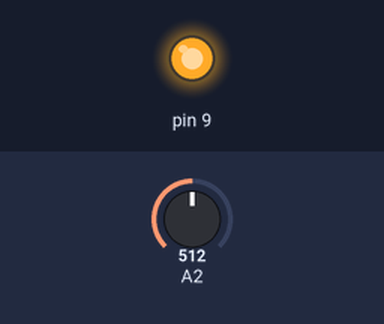
A sketch run on a simulated Arduino Uno, built with avr-gcc and run on an emulated ATmega328P. Shown: output pins drawn as LEDs (lit = HIGH). The test bench sets the inputs (shaded band); at power-on: A2 = 512.

Above: at 1.2 s.
1.3 s: A2 set to 61
2.8 s: A2 set to 54
At 3.9 s:
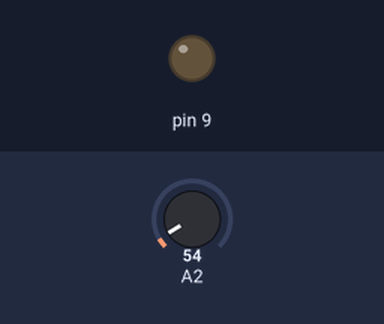
4.3 s: A2 set to 122
At 5.2 s:
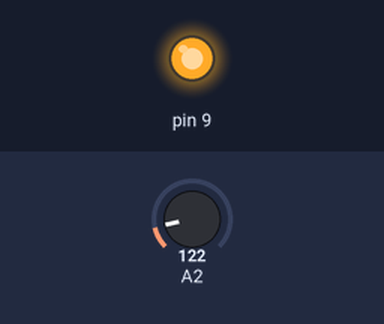
5.8 s: A2 set to 18
At 6.5 s:
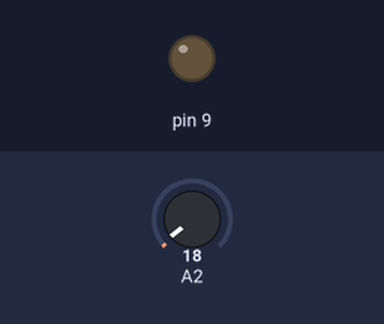
Timing chart, 0 to 8.3 s (numbered marks = the images above; inputs shaded):
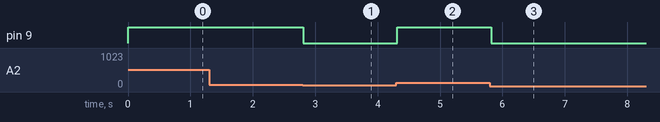

The sketch:

sketch.ino
```cpp
bool on=false;
void setup(){pinMode(9,OUTPUT);}
void loop(){
  float c=analogRead(A2)*(5.0/1023.0)*100.0;
  on = c>=28;
  digitalWrite(9,on); delay(50);
}
```

Measured:
- the behaviour switches between 58 and 57 on A2 (found by bisection; images 0 and 1)
- after the input at 1.3 s, every drawn part: stays the same
- after the input at 2.8 s, pin 9: HIGH → LOW at once
- after the input at 4.3 s, pin 9: LOW → HIGH at once
- after the input at 5.8 s, pin 9: HIGH → LOW at once
